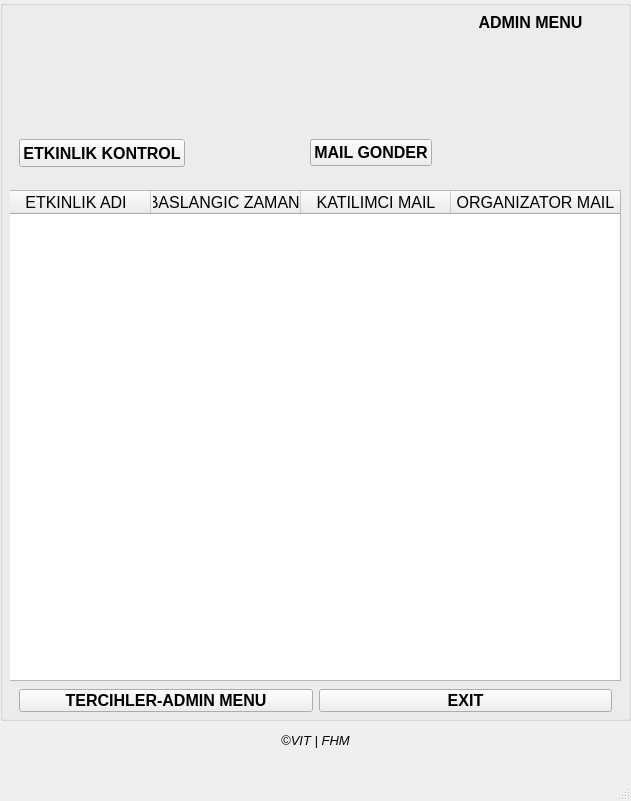
<?xml version="1.0" encoding="UTF-8"?>
<ui version="4.0">
 <class>Mulakatlar</class>
 <widget class="QMainWindow" name="Mulakatlar">
  <property name="geometry">
   <rect>
    <x>0</x>
    <y>0</y>
    <width>631</width>
    <height>801</height>
   </rect>
  </property>
  <property name="minimumSize">
   <size>
    <width>600</width>
    <height>800</height>
   </size>
  </property>
  <property name="maximumSize">
   <size>
    <width>1960</width>
    <height>1080</height>
   </size>
  </property>
  <property name="windowTitle">
   <string>MainWindow</string>
  </property>
  <property name="toolTip">
   <string/>
  </property>
  <property name="unifiedTitleAndToolBarOnMac">
   <bool>false</bool>
  </property>
  <widget class="QWidget" name="centralwidget">
   <widget class="QGroupBox" name="groupBox">
    <property name="geometry">
     <rect>
      <x>0</x>
      <y>0</y>
      <width>631</width>
      <height>721</height>
     </rect>
    </property>
    <property name="title">
     <string/>
    </property>
    <widget class="QFrame" name="frame_7">
     <property name="geometry">
      <rect>
       <x>10</x>
       <y>10</y>
       <width>611</width>
       <height>711</height>
      </rect>
     </property>
     <property name="frameShape">
      <enum>QFrame::NoFrame</enum>
     </property>
     <property name="frameShadow">
      <enum>QFrame::Raised</enum>
     </property>
     <widget class="QFrame" name="frame_8">
      <property name="geometry">
       <rect>
        <x>0</x>
        <y>-10</y>
        <width>431</width>
        <height>131</height>
       </rect>
      </property>
      <property name="mouseTracking">
       <bool>true</bool>
      </property>
      <property name="frameShape">
       <enum>QFrame::NoFrame</enum>
      </property>
      <property name="frameShadow">
       <enum>QFrame::Raised</enum>
      </property>
      <widget class="QLabel" name="label_2">
       <property name="geometry">
        <rect>
         <x>10</x>
         <y>10</y>
         <width>411</width>
         <height>111</height>
        </rect>
       </property>
       <property name="text">
        <string/>
       </property>
       <property name="pixmap">
        <pixmap>logo2.png</pixmap>
       </property>
       <property name="scaledContents">
        <bool>true</bool>
       </property>
       <property name="alignment">
        <set>Qt::AlignCenter</set>
       </property>
      </widget>
     </widget>
     <widget class="QFrame" name="frame_9">
      <property name="geometry">
       <rect>
        <x>0</x>
        <y>120</y>
        <width>431</width>
        <height>46</height>
       </rect>
      </property>
      <property name="frameShape">
       <enum>QFrame::NoFrame</enum>
      </property>
      <property name="frameShadow">
       <enum>QFrame::Raised</enum>
      </property>
      <layout class="QHBoxLayout" name="horizontalLayout">
       <item>
        <widget class="QPushButton" name="etkinlikKontrolButon">
         <property name="enabled">
          <bool>true</bool>
         </property>
         <property name="minimumSize">
          <size>
           <width>1</width>
           <height>1</height>
          </size>
         </property>
         <property name="maximumSize">
          <size>
           <width>1200</width>
           <height>1000</height>
          </size>
         </property>
         <property name="font">
          <font>
           <pointsize>12</pointsize>
           <weight>75</weight>
           <bold>true</bold>
          </font>
         </property>
         <property name="styleSheet">
          <string notr="true">text-align: center;</string>
         </property>
         <property name="text">
          <string>ETKINLIK KONTROL</string>
         </property>
        </widget>
       </item>
       <item>
        <widget class="QLabel" name="label_19">
         <property name="text">
          <string/>
         </property>
         <property name="pixmap">
          <pixmap>../../../.designer/logo - Copy.png</pixmap>
         </property>
         <property name="scaledContents">
          <bool>true</bool>
         </property>
        </widget>
       </item>
       <item alignment="Qt::AlignHCenter|Qt::AlignVCenter">
        <widget class="QPushButton" name="mailGonderButon">
         <property name="enabled">
          <bool>true</bool>
         </property>
         <property name="minimumSize">
          <size>
           <width>1</width>
           <height>1</height>
          </size>
         </property>
         <property name="maximumSize">
          <size>
           <width>1000</width>
           <height>1000</height>
          </size>
         </property>
         <property name="font">
          <font>
           <pointsize>12</pointsize>
           <weight>75</weight>
           <bold>true</bold>
          </font>
         </property>
         <property name="styleSheet">
          <string notr="true">text-align: center; </string>
         </property>
         <property name="text">
          <string>MAIL GONDER</string>
         </property>
        </widget>
       </item>
      </layout>
     </widget>
     <widget class="QLabel" name="Geri_Tusu_2">
      <property name="geometry">
       <rect>
        <x>440</x>
        <y>450</y>
        <width>41</width>
        <height>41</height>
       </rect>
      </property>
      <property name="contextMenuPolicy">
       <enum>Qt::CustomContextMenu</enum>
      </property>
      <property name="toolTip">
       <string>Tercihler ekranina geri dön</string>
      </property>
      <property name="statusTip">
       <string extracomment="Önceki sayfaya dön"/>
      </property>
      <property name="whatsThis">
       <string extracomment="Önceki sayfaya dön"/>
      </property>
      <property name="accessibleName">
       <string notr="true" extracomment="Önceki sayfaya dön"/>
      </property>
      <property name="accessibleDescription">
       <string extracomment="Önceki sayfaya dön"/>
      </property>
      <property name="styleSheet">
       <string notr="true">background-color: rgb(255, 255, 255, 0);
color: rgb(255, 255, 255, 0);</string>
      </property>
      <property name="text">
       <string/>
      </property>
      <property name="pixmap">
       <pixmap>../../../.designer/geri_tusu.png</pixmap>
      </property>
      <property name="scaledContents">
       <bool>true</bool>
      </property>
     </widget>
     <widget class="QPushButton" name="Cikis_Butonu">
      <property name="geometry">
       <rect>
        <x>90</x>
        <y>600</y>
        <width>45</width>
        <height>45</height>
       </rect>
      </property>
      <property name="font">
       <font>
        <pointsize>12</pointsize>
        <weight>75</weight>
        <bold>true</bold>
       </font>
      </property>
      <property name="toolTip">
       <string>Uygulamadan cikar!</string>
      </property>
      <property name="whatsThis">
       <string/>
      </property>
      <property name="styleSheet">
       <string notr="true">background-color: transparent;
background: none;
border: none;
background-repeat: none;</string>
      </property>
      <property name="text">
       <string/>
      </property>
      <property name="icon">
       <iconset>
        <normaloff>kapat.png</normaloff>kapat.png</iconset>
      </property>
      <property name="iconSize">
       <size>
        <width>48</width>
        <height>48</height>
       </size>
      </property>
     </widget>
     <widget class="QPushButton" name="geriButonu">
      <property name="geometry">
       <rect>
        <x>800</x>
        <y>590</y>
        <width>51</width>
        <height>51</height>
       </rect>
      </property>
      <property name="toolTip">
       <string>Mentör görüşme sayfasına geri döner</string>
      </property>
      <property name="styleSheet">
       <string notr="true">background-color: transparent;
background: none;
border: none;
background-repeat: none;</string>
      </property>
      <property name="text">
       <string/>
      </property>
      <property name="icon">
       <iconset>
        <normaloff>geri_tusu.png</normaloff>geri_tusu.png</iconset>
      </property>
      <property name="iconSize">
       <size>
        <width>56</width>
        <height>56</height>
       </size>
      </property>
     </widget>
     <widget class="QTableWidget" name="tableWidget">
      <property name="geometry">
       <rect>
        <x>-10</x>
        <y>180</y>
        <width>621</width>
        <height>491</height>
       </rect>
      </property>
      <property name="sizePolicy">
       <sizepolicy hsizetype="Fixed" vsizetype="Fixed">
        <horstretch>0</horstretch>
        <verstretch>0</verstretch>
       </sizepolicy>
      </property>
      <property name="maximumSize">
       <size>
        <width>16777212</width>
        <height>16777215</height>
       </size>
      </property>
      <property name="font">
       <font>
        <family>Arial</family>
        <pointsize>12</pointsize>
       </font>
      </property>
      <property name="mouseTracking">
       <bool>false</bool>
      </property>
      <property name="focusPolicy">
       <enum>Qt::WheelFocus</enum>
      </property>
      <property name="layoutDirection">
       <enum>Qt::LeftToRight</enum>
      </property>
      <property name="verticalScrollBarPolicy">
       <enum>Qt::ScrollBarAsNeeded</enum>
      </property>
      <property name="sizeAdjustPolicy">
       <enum>QAbstractScrollArea::AdjustIgnored</enum>
      </property>
      <property name="autoScrollMargin">
       <number>16</number>
      </property>
      <property name="wordWrap">
       <bool>true</bool>
      </property>
      <attribute name="horizontalHeaderDefaultSectionSize">
       <number>150</number>
      </attribute>
      <attribute name="horizontalHeaderHighlightSections">
       <bool>true</bool>
      </attribute>
      <attribute name="horizontalHeaderStretchLastSection">
       <bool>true</bool>
      </attribute>
      <attribute name="verticalHeaderVisible">
       <bool>false</bool>
      </attribute>
      <attribute name="verticalHeaderDefaultSectionSize">
       <number>32</number>
      </attribute>
      <column>
       <property name="text">
        <string>ETKINLIK ADI</string>
       </property>
       <property name="font">
        <font>
         <family>Arial</family>
         <pointsize>12</pointsize>
         <weight>50</weight>
         <bold>false</bold>
        </font>
       </property>
       <property name="textAlignment">
        <set>AlignCenter</set>
       </property>
       <property name="background">
        <color alpha="225">
         <red>0</red>
         <green>0</green>
         <blue>0</blue>
        </color>
       </property>
      </column>
      <column>
       <property name="text">
        <string>BASLANGIC ZAMANI</string>
       </property>
       <property name="font">
        <font>
         <family>Arial</family>
         <pointsize>12</pointsize>
         <weight>50</weight>
         <bold>false</bold>
         <stylestrategy>PreferDefault</stylestrategy>
        </font>
       </property>
       <property name="textAlignment">
        <set>AlignCenter</set>
       </property>
      </column>
      <column>
       <property name="text">
        <string>KATILIMCI MAIL</string>
       </property>
       <property name="font">
        <font>
         <family>Arial</family>
         <pointsize>12</pointsize>
         <weight>50</weight>
         <bold>false</bold>
        </font>
       </property>
       <property name="textAlignment">
        <set>AlignCenter</set>
       </property>
      </column>
      <column>
       <property name="text">
        <string>ORGANIZATOR MAIL</string>
       </property>
       <property name="font">
        <font>
         <family>Arial</family>
         <pointsize>12</pointsize>
         <weight>50</weight>
         <bold>false</bold>
        </font>
       </property>
       <property name="textAlignment">
        <set>AlignCenter</set>
       </property>
      </column>
     </widget>
     <widget class="QLabel" name="arama_negatif">
      <property name="geometry">
       <rect>
        <x>500</x>
        <y>10</y>
        <width>311</width>
        <height>21</height>
       </rect>
      </property>
      <property name="styleSheet">
       <string notr="true">color: rgb(255, 0, 0);
font: 700 10pt &quot;Segoe UI&quot;;
</string>
      </property>
      <property name="text">
       <string/>
      </property>
     </widget>
     <widget class="QFrame" name="frame_11">
      <property name="geometry">
       <rect>
        <x>0</x>
        <y>670</y>
        <width>611</width>
        <height>41</height>
       </rect>
      </property>
      <property name="frameShape">
       <enum>QFrame::NoFrame</enum>
      </property>
      <property name="frameShadow">
       <enum>QFrame::Raised</enum>
      </property>
      <layout class="QHBoxLayout" name="horizontalLayout_2">
       <item>
        <widget class="QPushButton" name="tercihlerAdminMenuButon">
         <property name="enabled">
          <bool>true</bool>
         </property>
         <property name="minimumSize">
          <size>
           <width>1</width>
           <height>1</height>
          </size>
         </property>
         <property name="maximumSize">
          <size>
           <width>1200</width>
           <height>1000</height>
          </size>
         </property>
         <property name="font">
          <font>
           <pointsize>12</pointsize>
           <weight>75</weight>
           <bold>true</bold>
          </font>
         </property>
         <property name="styleSheet">
          <string notr="true">text-align: center;</string>
         </property>
         <property name="text">
          <string>TERCIHLER-ADMIN MENU</string>
         </property>
        </widget>
       </item>
       <item>
        <widget class="QPushButton" name="exitButon">
         <property name="enabled">
          <bool>true</bool>
         </property>
         <property name="minimumSize">
          <size>
           <width>1</width>
           <height>1</height>
          </size>
         </property>
         <property name="maximumSize">
          <size>
           <width>1200</width>
           <height>1000</height>
          </size>
         </property>
         <property name="font">
          <font>
           <pointsize>12</pointsize>
           <weight>75</weight>
           <bold>true</bold>
          </font>
         </property>
         <property name="styleSheet">
          <string notr="true">text-align: center;</string>
         </property>
         <property name="text">
          <string>EXIT</string>
         </property>
        </widget>
       </item>
      </layout>
     </widget>
     <widget class="QLabel" name="label">
      <property name="geometry">
       <rect>
        <x>460</x>
        <y>30</y>
        <width>121</width>
        <height>121</height>
       </rect>
      </property>
      <property name="text">
       <string/>
      </property>
      <property name="pixmap">
       <pixmap>logo1.png</pixmap>
      </property>
      <property name="scaledContents">
       <bool>true</bool>
      </property>
     </widget>
     <widget class="QLabel" name="Geri_yazisi_3">
      <property name="geometry">
       <rect>
        <x>460</x>
        <y>0</y>
        <width>121</width>
        <height>25</height>
       </rect>
      </property>
      <property name="font">
       <font>
        <pointsize>12</pointsize>
        <weight>75</weight>
        <bold>true</bold>
       </font>
      </property>
      <property name="mouseTracking">
       <bool>true</bool>
      </property>
      <property name="styleSheet">
       <string notr="true">color: rgb(0, 0, 0);</string>
      </property>
      <property name="text">
       <string>ADMIN MENU</string>
      </property>
      <property name="alignment">
       <set>Qt::AlignCenter</set>
      </property>
     </widget>
    </widget>
   </widget>
   <widget class="QLabel" name="VitHes">
    <property name="geometry">
     <rect>
      <x>0</x>
      <y>730</y>
      <width>631</width>
      <height>21</height>
     </rect>
    </property>
    <property name="font">
     <font>
      <pointsize>10</pointsize>
      <italic>true</italic>
     </font>
    </property>
    <property name="text">
     <string>©VIT | FHM</string>
    </property>
    <property name="alignment">
     <set>Qt::AlignCenter</set>
    </property>
   </widget>
  </widget>
  <widget class="QStatusBar" name="statusbar"/>
 </widget>
 <resources/>
 <connections/>
</ui>
